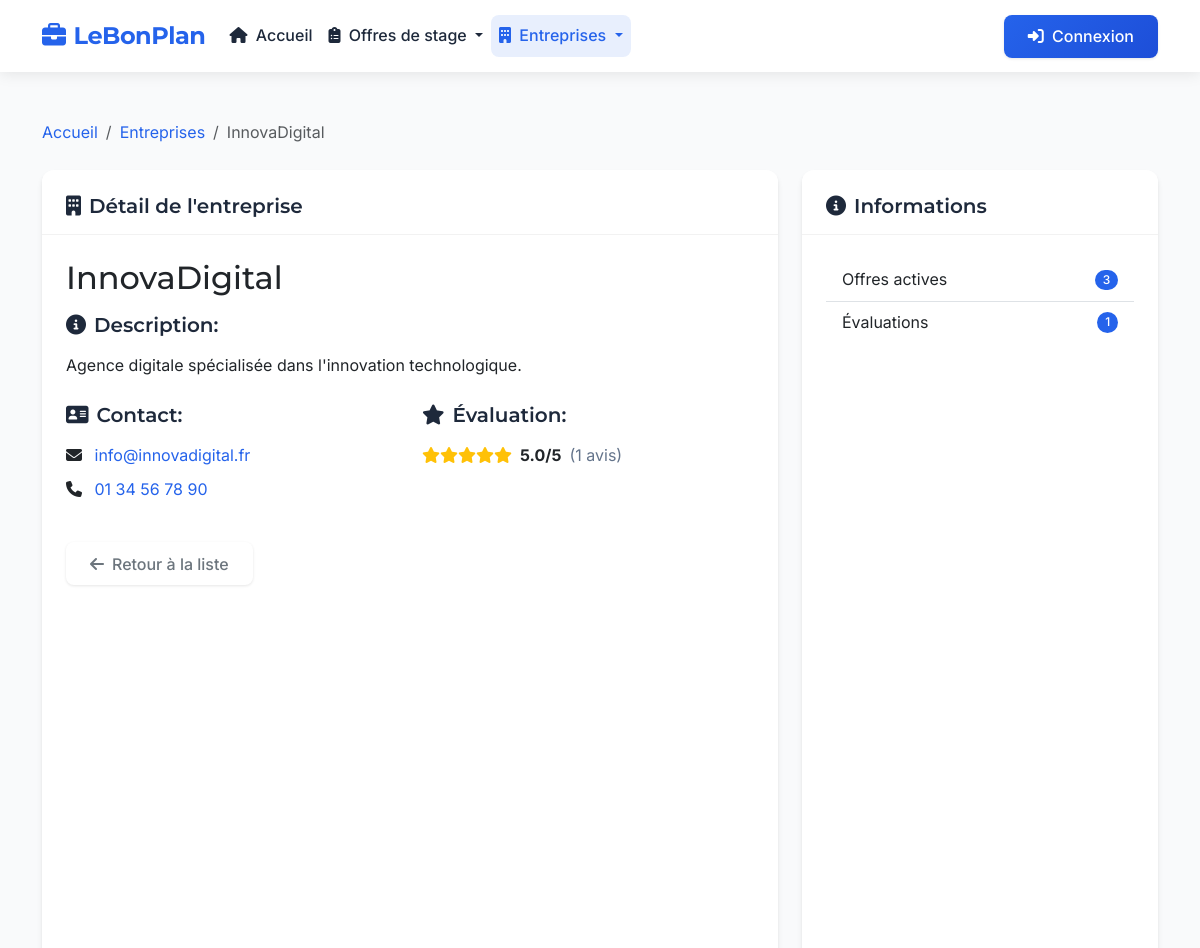
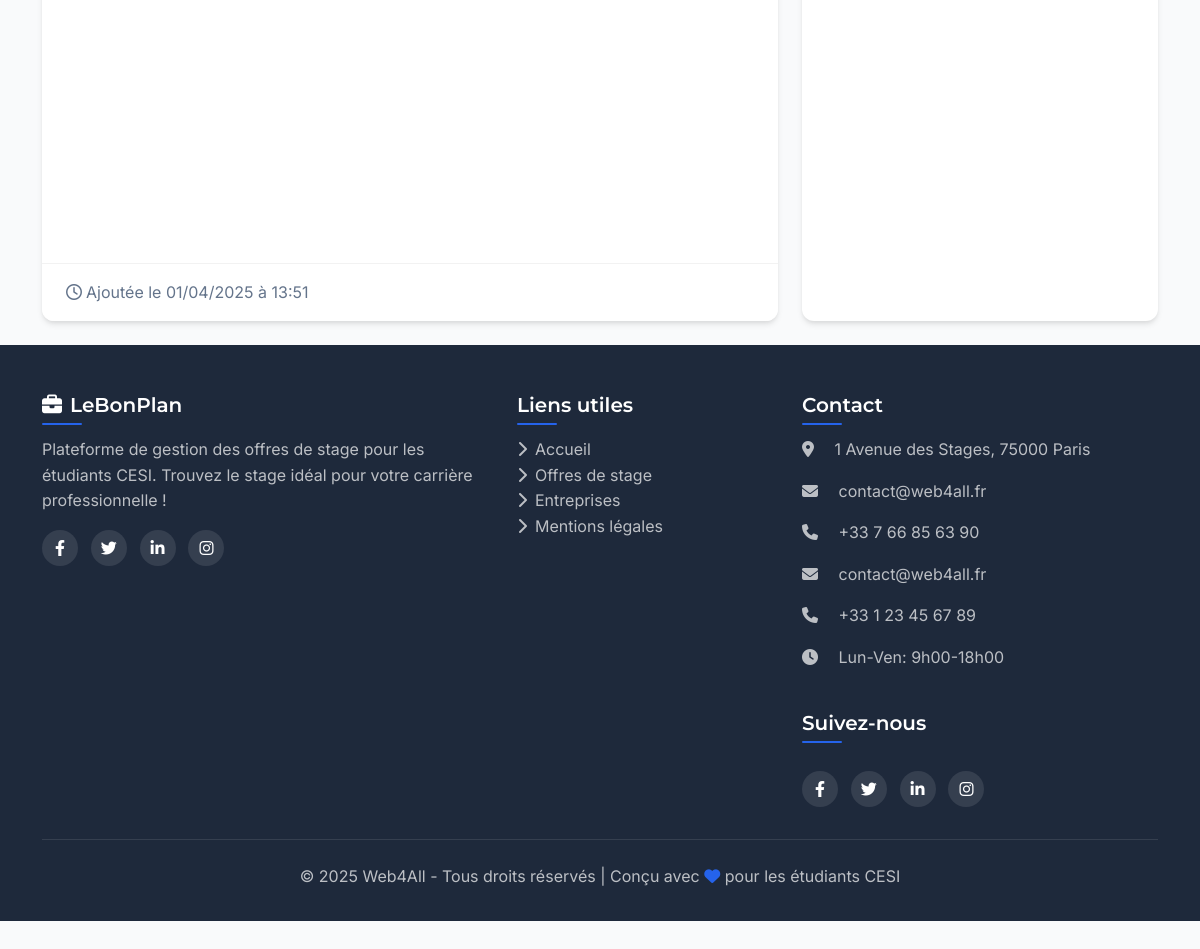
Page /index.php?page=entreprises&action=detail&id=2 on the committed database (2 pictures, top to bottom).
### tables this page shows
CREATE TABLE `entreprises` (
  `id` int NOT NULL,
  `nom` varchar(100) NOT NULL,
  `description` text,
  `email` varchar(100) DEFAULT NULL,
  `telephone` varchar(20) DEFAULT NULL,
  `created_at` datetime NOT NULL,
  `updated_at` datetime DEFAULT CURRENT_TIMESTAMP ON UPDATE CURRENT_TIMESTAMP
);

### controllers/EntrepriseController.php (called while the page is built, shortened)
<?php
class EntrepriseController {
    private $entrepriseModel;
    public function __construct() {
        require_once MODELS_PATH . '/Entreprise.php';
        $this->entrepriseModel = new Entreprise();
    }
    public function detail() {
        $id = isset($_GET['id']) ? (int)$_GET['id'] : 0;
        $entreprise = $this->entrepriseModel->getById($id);
        include VIEWS_PATH . '/entreprises/detail.php';
    }
}

### includes/functions.php (called while the page is built, shortened)
<?php
function url($page = 'accueil', $action = '', $params = []) {
    $baseUrl = rtrim(URL_ROOT, '/');
    $url = $baseUrl . '/index.php';
    $queryParams = ['page' => $page];
    if (!empty($action)) {
        $queryParams['action'] = $action;
    }
    if (!empty($params)) {
        $queryParams = array_merge($queryParams, $params);
    }
    return $url . '?' . http_build_query($queryParams);
}

### models/Entreprise.php (called while the page is built, shortened)
<?php
class Entreprise {
    private $conn;
    private $table = 'entreprises';
    private $evaluationsTable = 'evaluations_entreprises';
    private $offresTable = 'offres';
    private $etudiantsTable = 'etudiants';
    public function __construct() {
        require_once ROOT_PATH . '/config/database.php';
        try {
            $database = new Database();
            $this->conn = $database->getConnection();
            if (defined('ENVIRONMENT') && ENVIRONMENT === 'development') {
                $this->cacheEnabled = false;
            }
        } catch (Exception $e) {
            $this->dbError = true;
            error_log("Exception dans Entreprise::__construct(): " . $e->getMessage());
        }
    }
    public function getById($id) {
        try {
            $query = "SELECT e.*,
                     (SELECT COUNT(*) FROM {$this->offresTable} o WHERE o.entreprise_id = e.id) as nb_offres,
                     (SELECT AVG(note) FROM {$this->evaluationsTable} ev WHERE ev.entreprise_id = e.id) as moyenne_evaluations,
                     (SELECT COUNT(*) FROM {$this->evaluationsTable} ev WHERE ev.entreprise_id = e.id) as nb_evaluations
                     FROM {$this->table} e
                     WHERE e.id = :id";
            $stmt = $this->conn->prepare($query);
            $stmt->bindParam(':id', $id, PDO::PARAM_INT);
            $stmt->execute();
            $row = $stmt->fetch(PDO::FETCH_ASSOC);
            $entreprise = [
                'id' => $row['id'],
                'nom' => $row['nom'],
                'description' => $row['description'],
                'email' => $row['email'],
                'telephone' => $row['telephone'],
                'created_at' => $row['created_at'],
                'updated_at' => $row['updated_at'],
                'nb_offres' => $row['nb_offres'],
                'moyenne_evaluations' => $row['moyenne_evaluations'] ? round($row['moyenne_evaluations'], 1) : null,
                'nb_evaluations' => $row['nb_evaluations']
            ];
            $entreprise['evaluations'] = $this->getEvaluations($id);
            $entreprise['offres'] = $this->getOffresActives($id);
            return $entreprise;
        } catch (PDOException $e) {
            error_log("Erreur lors de la récupération de l'entreprise: " . $e->getMessage());
            return false;
        }
    }
    public function getEvaluations($entrepriseId) {
        try {
            $query = "SELECT ev.*, e.nom, e.prenom
                      FROM {$this->evaluationsTable} ev
                      LEFT JOIN {$this->etudiantsTable} e ON ev.etudiant_id = e.id
                      WHERE ev.entreprise_id = :entreprise_id
                      ORDER BY ev.created_at DESC";
            $stmt = $this->conn->prepare($query);
            $stmt->bindParam(':entreprise_id', $entrepriseId, PDO::PARAM_INT);
            $stmt->execute();
            $evaluations = [];
            while ($row = $stmt->fetch(PDO::FETCH_ASSOC)) {
                $evaluations[] = [
                    'id' => $row['id'],
                    'etudiant_id' => $row['etudiant_id'],
                    'etudiant_nom' => $row['nom'],
                    'etudiant_prenom' => $row['prenom'],
                    'note' => $row['note'],
                    'commentaire' => $row['commentaire'],
                    'created_at' => $row['created_at']
                ];
            }
            return $evaluations;
        } catch (PDOException $e) {
            error_log("Erreur lors de la récupération des évaluations: " . $e->getMessage());
            return [];
        }
    }
    public function getOffresActives($entrepriseId) {
        try {
            $query = "SELECT o.id, o.titre, o.remuneration, o.date_debut, o.date_fin,
                      (SELECT COUNT(*) FROM candidatures c WHERE c.offre_id = o.id) as nb_candidatures
                      FROM {$this->offresTable} o
                      WHERE o.entreprise_id = :entreprise_id
                      AND o.date_fin >= CURDATE()
                      ORDER BY o.date_debut ASC";
            $stmt = $this->conn->prepare($query);
            $stmt->bindParam(':entreprise_id', $entrepriseId, PDO::PARAM_INT);
            $stmt->execute();
            $offres = [];
            while ($row = $stmt->fetch(PDO::FETCH_ASSOC)) {
                $offres[] = [
                    'id' => $row['id'],
                    'titre' => $row['titre'],
                    'remuneration' => $row['remuneration'],
                    'date_debut' => $row['date_debut'],
                    'date_fin' => $row['date_fin'],
                    'nb_candidatures' => $row['nb_candidatures']
                ];
            }
            return $offres;
        } catch (PDOException $e) {
            error_log("Erreur lors de la récupération des offres: " . $e->getMessage());
            return [];
        }
    }
}

### config/database.php (called while the page is built, shortened)
<?php
class Database {
    private $host = 'localhost';
    private $db_name = 'stages_db';
    private $username = 'julian';
    private $password = 'hM+8jfB8;9';
    private $conn = null;
    public function getConnection() {
        try {
            $this->conn = new PDO(
                "mysql:host={$this->host};dbname={$this->db_name}",
                $this->username,
                $this->password
            );
            $this->conn->setAttribute(PDO::ATTR_ERRMODE, PDO::ERRMODE_EXCEPTION);
            $this->conn->exec("SET NAMES utf8");
        } catch(PDOException $e) {
            $errorMessage = "Erreur de connexion à la base de données : " . $e->getMessage();
            error_log($errorMessage);
            if (defined('ENVIRONMENT') && ENVIRONMENT === 'development') {
                echo "<div style='border:1px solid #dc3545; padding:10px; margin:10px; background-color:#f8d7da; color:#721c24;'>";
                echo "<h3>Erreur de connexion à la base de données</h3>";
                echo "<p><strong>Message:</strong> " . $e->getMessage() . "</p>";
                echo "<p><strong>Code:</strong> " . $e->getCode() . "</p>";
                echo "<p>Vérifiez que:</p>";
                echo "<ul>";
                echo "<li>Le serveur MySQL est démarré</li>";
                echo "<li>Les identifiants dans config/database.php sont corrects</li>";
                echo "<li>La base de données '{$this->db_name}' existe</li>";
                echo "</ul>";
                echo "</div>";
            } else {
                error_log("Erreur de connexion à la base de données: " . $e->getMessage());
            }
            $this->conn = null;
        }
        return $this->conn;
    }
}

### views/entreprises/detail.php (the view, shortened to what this page needs)
<?php
include ROOT_PATH . '/views/templates/header.php';
?>
    <div class="container mt-4">
        <nav aria-label="breadcrumb" class="mb-4">
            <ol class="breadcrumb">
                <li class="breadcrumb-item"><a href="<?php echo url(); ?>">Accueil</a></li>
                <li class="breadcrumb-item"><a href="<?php echo url('entreprises'); ?>">Entreprises</a></li>
                <li class="breadcrumb-item active" aria-current="page"><?php echo htmlspecialchars($entreprise['nom']); ?></li>
            </ol>
        </nav>
        <div class="row">
            <div class="col-lg-8">
                <div class="card shadow-sm mb-4">
                    <div class="card-header bg-white">
                        <h5 class="mb-0">
                            <i class="fas fa-building me-2"></i>Détail de l'entreprise
                        </h5>
                    </div>
                    <div class="card-body">
                        <h1 class="h2 mb-3"><?php echo htmlspecialchars($entreprise['nom']); ?></h1>
                        <?php if (!empty($entreprise['description'])): ?>
                            <div class="mb-4">
                                <h5><i class="fas fa-info-circle me-2"></i>Description:</h5>
                                <p><?php echo nl2br(htmlspecialchars($entreprise['description'])); ?></p>
                            </div>
                        <?php endif; ?>
                        <div class="row mb-4">
                            <div class="col-md-6">
                                <h5><i class="fas fa-address-card me-2"></i>Contact:</h5>
                                <ul class="list-unstyled">
                                    <?php if (!empty($entreprise['email'])): ?>
                                        <li class="mb-2">
                                            <i class="fas fa-envelope me-2"></i>
                                            <a href="mailto:<?php echo htmlspecialchars($entreprise['email']); ?>">
                                                <?php echo htmlspecialchars($entreprise['email']); ?>
                                            </a>
                                        </li>
                                    <?php endif; ?>
                                    <?php if (!empty($entreprise['telephone'])): ?>
                                        <li class="mb-2">
                                            <i class="fas fa-phone me-2"></i>
                                            <a href="tel:<?php echo htmlspecialchars(str_replace(' ', '', $entreprise['telephone'])); ?>">
                                                <?php echo htmlspecialchars($entreprise['telephone']); ?>
                                            </a>
                                        </li>
                                    <?php endif; ?>
                                </ul>
                            </div>
                            <div class="col-md-6">
                                <h5><i class="fas fa-star me-2"></i>Évaluation:</h5>
                                <?php if ($entreprise['moyenne_evaluations']): ?>
                                    <div class="d-flex align-items-center mb-2">
                                        <div class="stars me-2">
                                            <?php
                                            $rating = round($entreprise['moyenne_evaluations']);
                                            for ($i = 1; $i <= 5; $i++) {
                                                if ($i <= $rating) {
                                                    echo '<i class="fas fa-star text-warning"></i>';
                                                } else {
                                                    echo '<i class="far fa-star text-muted"></i>';
                                                }
                                            }
                                            ?>
                                        </div>
                                        <span class="fw-bold"><?php echo number_format($entreprise['moyenne_evaluations'], 1); ?>/5</span>
                                        <span class="text-muted ms-2">(<?php echo $entreprise['nb_evaluations']; ?> avis)</span>
                                    </div>
                                <?php endif; ?>
                            </div>
                        </div>
                        <div class="d-flex justify-content-between mt-4">
                            <a href="<?php echo url('entreprises'); ?>" class="btn btn-outline-secondary">
                                <i class="fas fa-arrow-left me-2"></i>Retour à la liste
                            </a>
                        </div>
                    </div>
                    <div class="card-footer bg-white text-muted">
                        <i class="far fa-clock me-1"></i>Ajoutée le <?php echo (new DateTime($entreprise['created_at']))->format('d/m/Y à H:i'); ?>
                    </div>
                </div>
            </div>
            <div class="col-lg-4">
                <div class="card shadow-sm mb-4">
                    <div class="card-header bg-white">
                        <h5 class="mb-0"><i class="fas fa-info-circle me-2"></i>Informations</h5>
                    </div>
                    <div class="card-body">
                        <ul class="list-group list-group-flush">
                            <li class="list-group-item d-flex justify-content-between align-items-center">
                                Offres actives
                                <span class="badge bg-primary rounded-pill"><?php echo count($entreprise['offres']); ?></span>
                            </li>
                            <li class="list-group-item d-flex justify-content-between align-items-center">
                                Évaluations
                                <span class="badge bg-primary rounded-pill"><?php echo $entreprise['nb_evaluations']; ?></span>
                            </li>
                        </ul>
                    </div>
                </div>
            </div>
        </div>
    </div>
<?php include ROOT_PATH . '/views/templates/footer.php'; ?>

### rows in the picture
entreprises: nom "InnovaDigital", description "Agence digitale spécialisée dans l'innovation technologique.", email "info@innovadigital.fr", telephone "01 34 56 78 90", created_at "01/04/2025 à 13:51"

### other values in the picture
SITE_NAME "LeBonPlan"
$entreprise['moyenne_evaluations'] "5.0"
$entreprise['nb_evaluations'] "1"
count($entreprise['offres']) "3"
